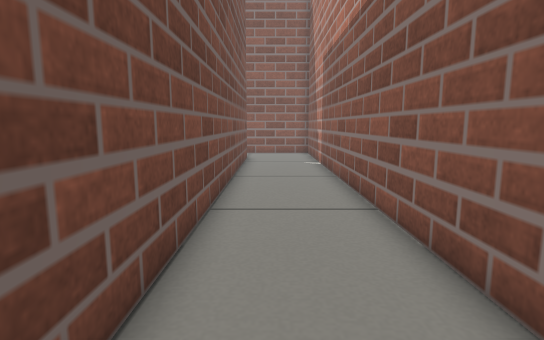
[1] (above)

22 first-person views from a walk through a Gazebo world. The camera is 0.4 m above the floor, tilts 8° down and sees 80° across. The floor is counted in squares, 0.2 m on a side. Each view is taken from the middle of a square. On the plan, view 1 faces up. The plan holds only what a view shows up to about 17 squares ahead; the rest is blank.

[2]
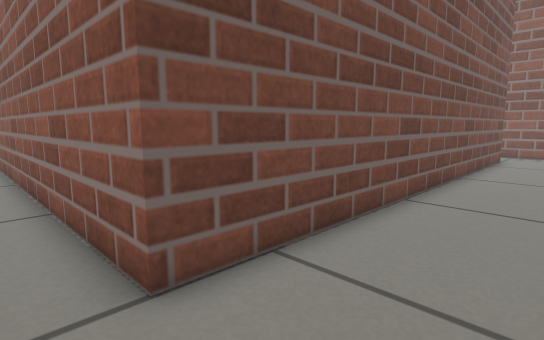

[3]
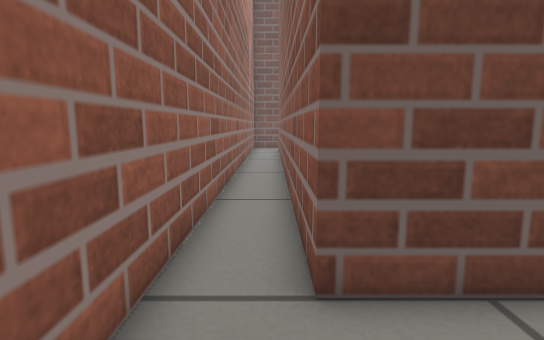

[4]
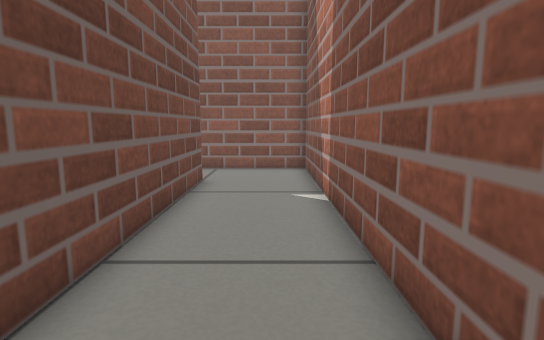

[5]
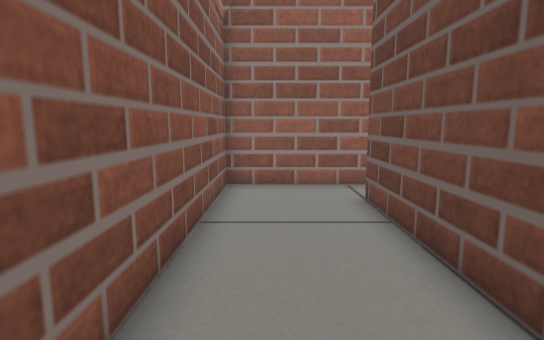

[6]
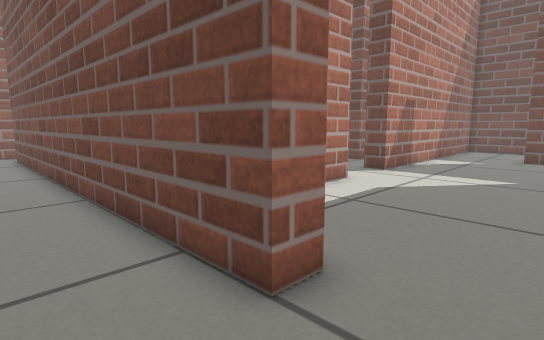

[7]
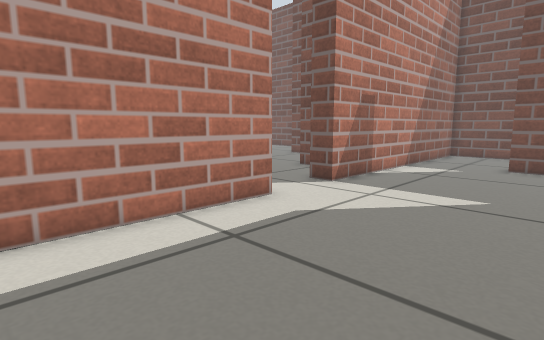

[8]
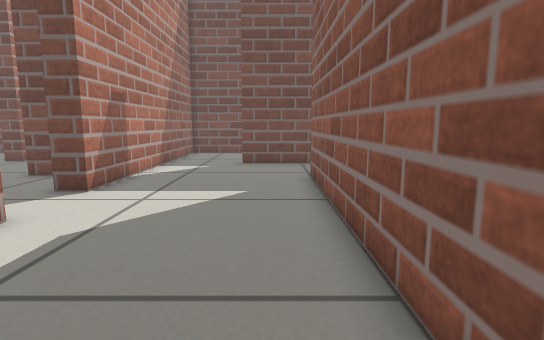

[9]
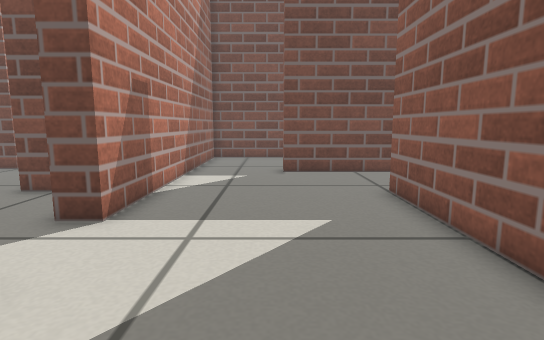

[10]
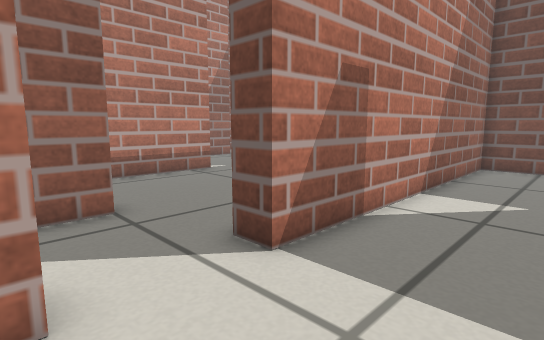

[11]
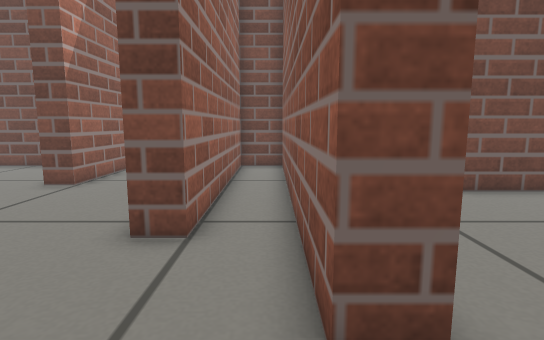

[12]
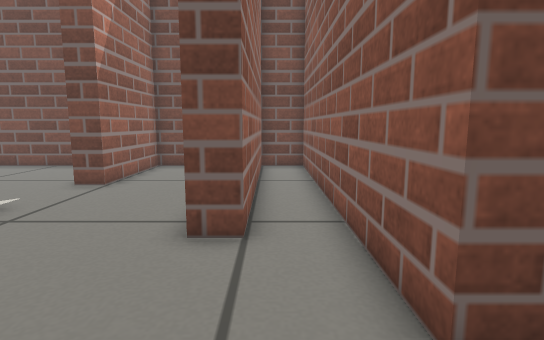

[13]
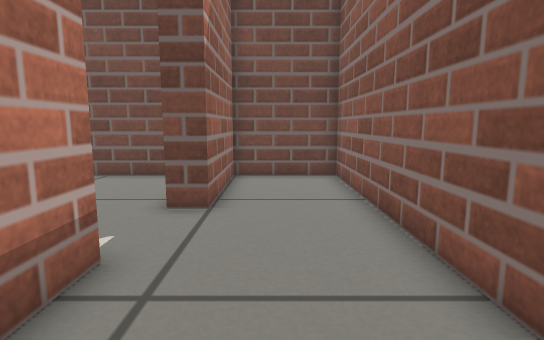

[14]
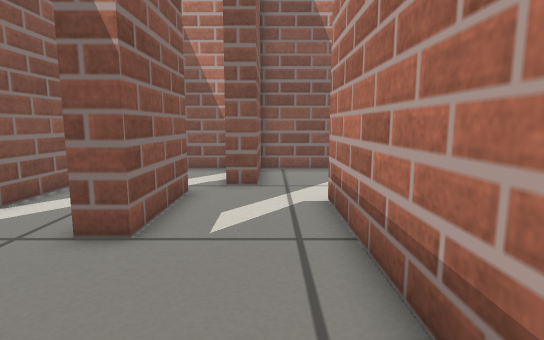

[15]
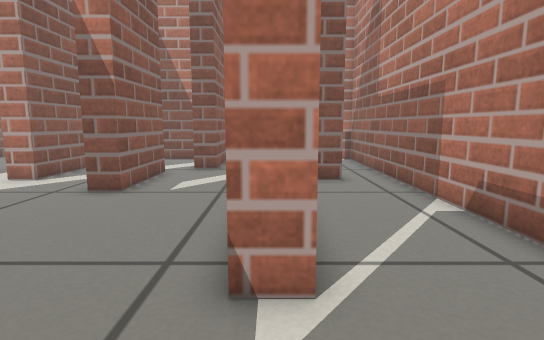

[16]
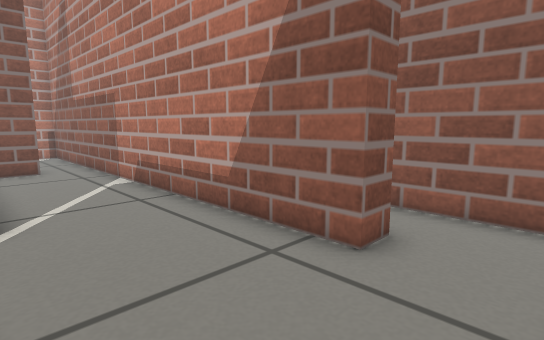

[17]
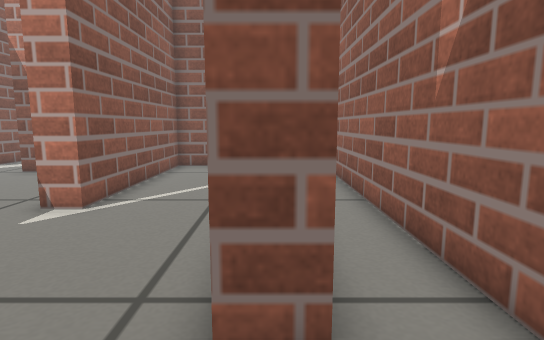

[18]
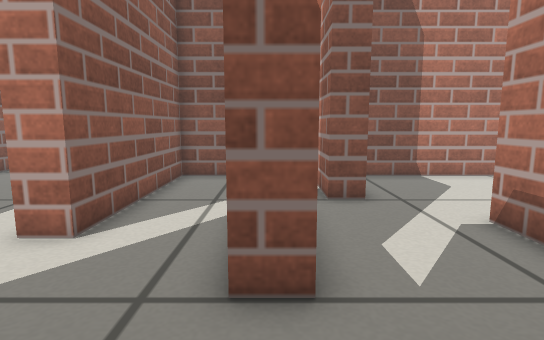

[19]
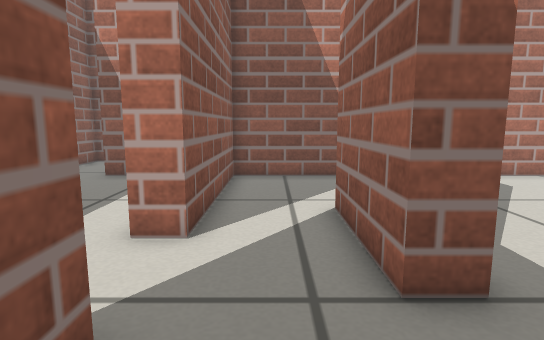

[20]
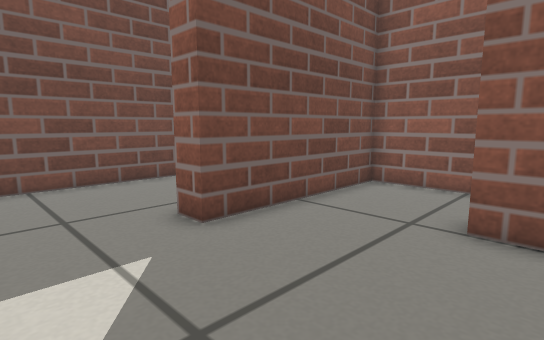

[21]
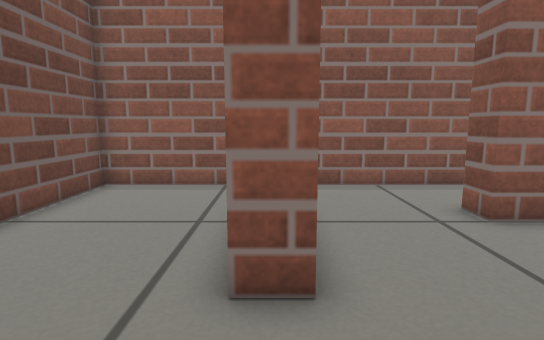

[22]
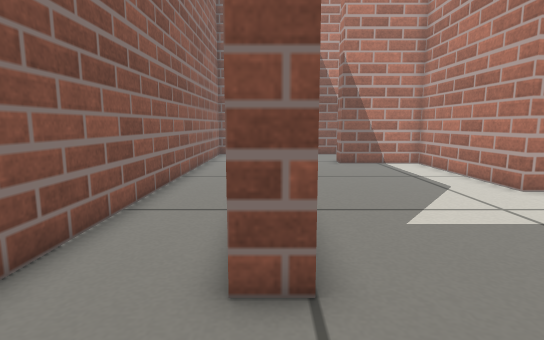

### Floor plan
Ten units are one square. View 1 is at (0, 0); x grows to the right and y downward. Boxes are objects, and circles mark ways between rooms. Rooms are numbered by the first view taken in them; rooms with no view inside come last. Other rooms are left out.
<svg viewBox="-260 -270 290 290">
<path fill="none" stroke="#000" d="M-25 -195 -15 -195 -15 -5 -159 -5M-225 -4 -225 -15M-245 15 25 15 25 -225 -22 -225M-255 -15 -255 0M-95 -155 -25 -155 -25 -195M-46 -225 -155 -225 -155 -235M-195 -155 -125 -155M-195 -235 -195 -195M-158 -115 -255 -115 -255 -75 -205 -75 -205 -65M-95 -34 -95 -55 -175 -55 -175 -65 -85 -65M-75 -105 -115 -105 -115 -115 -75 -115M-125 -155 -125 -145 -255 -145 -255 -125 -155 -125 -155 -115M-205 -15 -35 -15M-25 -100 -25 -145 -95 -145 -95 -155M-25 -22 -25 -85 -65 -85 -65 -95 -45 -95M-225 -15 -205 -15M-255 -49 -255 -15M-195 -195 -205 -195M-214 -265 -255 -265 -255 -155 -195 -155M-15 -265 -195 -265 -195 -235"/>
<circle cx="-20" cy="-210" r="3" fill="#2a7"/>
<circle cx="-240" cy="-10" r="3" fill="#2a7"/>
<circle cx="-110" cy="-150" r="3" fill="#2a7"/>
<circle cx="-200" cy="-175" r="3" fill="#2a7"/>
<circle cx="-175" cy="-230" r="3" fill="#2a7"/>
<circle cx="-215" cy="-40" r="3" fill="#2a7"/>
<text x="-10" y="-70">1</text>
<text x="-110" y="-190">2</text>
<text x="-130" y="-80">3</text>
<text x="-230" y="-40">4</text>
<text x="-230" y="-210">5</text>
<text x="-90" y="-250">6</text>
</svg>
Room 1 opens to room 2. Room 1 opens to room 4. Room 2 opens to room 3. Room 2 opens to room 5. Room 2 opens to room 6. Room 3 opens to room 4.

Where each view was taken, in squares from view 1:
view 1: 0 up, 0 right, facing up
view 2: 1 down, 2 right, facing up-left
view 3: 0 up, 2 right, facing left
view 4: 8 up, 1 right, facing up
view 5: 9 up, 1 right, facing down
view 6: 22 up, 1 right, facing down-left
view 7: 22 up, 3 left, facing down-left
view 8: 21 up, 3 left, facing left
view 9: 19 up, 6 left, facing left
view 10: 19 up, 9 left, facing down-left
view 11: 14 up, 10 left, facing left
view 12: 13 up, 10 left, facing left
view 13: 9 up, 13 left, facing left
view 14: 8 up, 17 left, facing right
view 15: 6 up, 21 left, facing right
view 16: 6 up, 25 left, facing down-right
view 17: 1 up, 25 left, facing right
view 18: 11 up, 15 left, facing right
view 19: 13 up, 15 left, facing right
view 20: 16 up, 14 left, facing up-left
view 21: 16 up, 20 left, facing up
view 22: 23 up, 19 left, facing right
